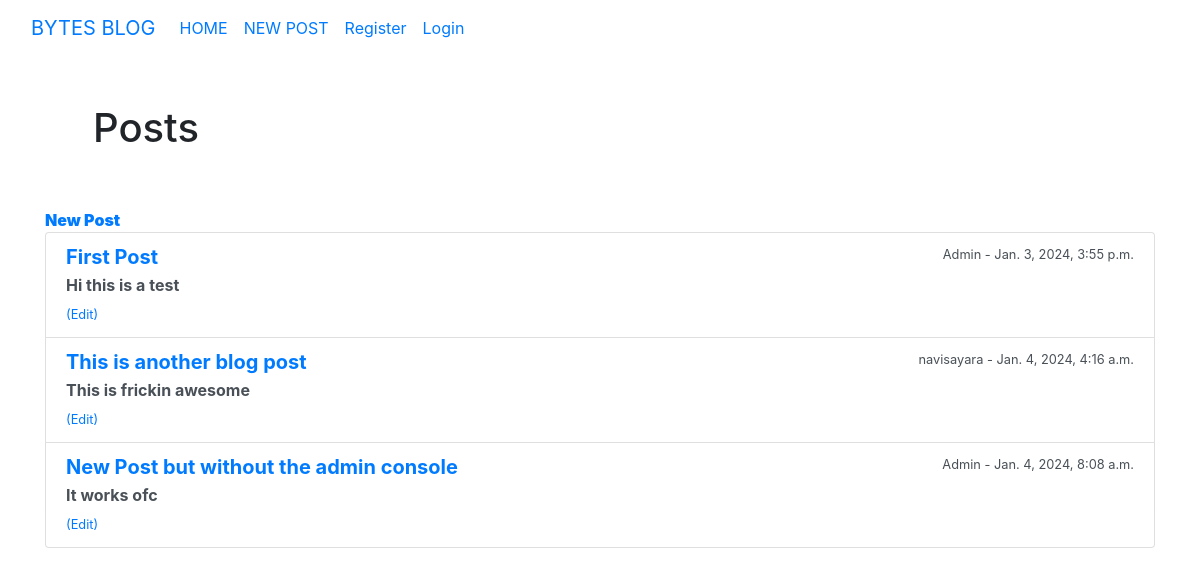
The app's page /, older data.
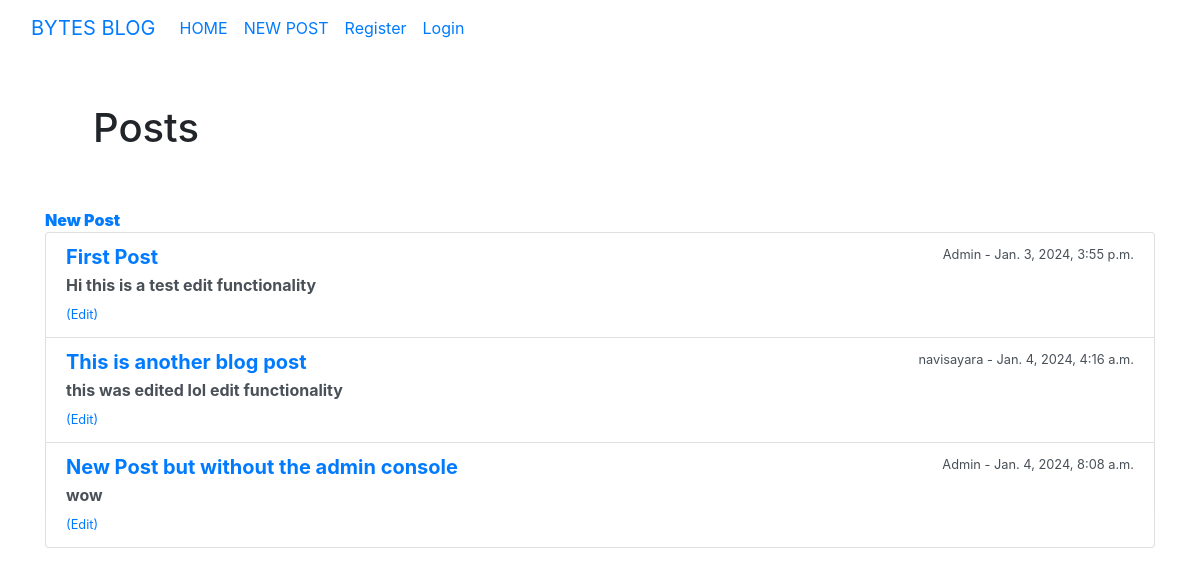
The same page, newer data.
### blogapp/models.py (models this page shows, shortened)
class Post(models.Model):
    title = models.CharField(max_length=1000)
    author = models.ForeignKey(User,on_delete = models.CASCADE)
    body = models.TextField()
    date_posted = models.DateTimeField(auto_now_add=True)
    post_date = models.DateTimeField(auto_now_add=True)
    class Meta:
        ordering = ("title",)

### blogapp/views.py (the view)
# urls.py: 2. Add a URL to urlpatterns:  path('', Home.as_view(), name='home')
class Home(ListView):
    model = Post
    template_name = 'home.html'
    ordering = ['-post_date']

### blogapp/templates/home.html (shortened to what this page needs)
{% extends 'base.html' %}
{% block content %}
<h1 class="p-5 font-large text-xl bold bg-white" style="width: 100%;">Posts</h1> <b><a href="{% url 'New_post' %}"><b>New Post</a></b>
<ul role="list" class="list-group">
 {% for post in object_list %}
    <li class="list-group-item list-group-item-action">
        <div class="d-flex w-100 justify-content-between">
            <h5 class="mb-1"><a href="{% url 'article-details' post.pk %}"><b>{{post.title }}</b></a></h5>
            <small>{{ post.author }} - {{post.date_posted }}</small>
        </div>
        <p class="mb-1">{{ post.body }}</p>
        <small><a href="{% url 'edit-post' post.pk %}">(Edit)</a></small>
        <br>
    </li>
 {% endfor %}
</ul>
{% endblock %}

Row changes from the older to the newer data that the page shows:
changed Post "First Post": body "Hi this is a test" → "Hi this is a test edit functionality"
changed Post "This is another blog post": body "This is frickin awesome" → "this was edited lol edit functionality"
changed Post "New Post but without the admin console": body "It works ofc" → "wow"
